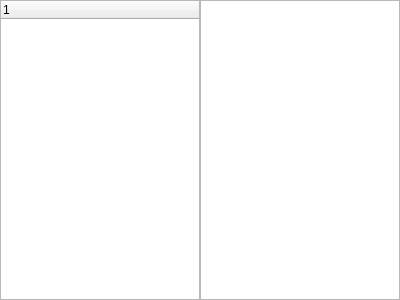
<?xml version="1.0" encoding="UTF-8"?>
<ui version="4.0">
 <class>LinksForm</class>
 <widget class="QWidget" name="LinksForm">
  <property name="geometry">
   <rect>
    <x>0</x>
    <y>0</y>
    <width>400</width>
    <height>300</height>
   </rect>
  </property>
  <property name="windowTitle">
   <string>Form</string>
  </property>
  <layout class="QGridLayout" name="gridLayout" columnstretch="0,0">
   <property name="margin">
    <number>0</number>
   </property>
   <property name="spacing">
    <number>0</number>
   </property>
   <item row="0" column="1">
    <widget class="QTextBrowser" name="textBrowser">
     <property name="openExternalLinks">
      <bool>true</bool>
     </property>
    </widget>
   </item>
   <item row="0" column="0">
    <widget class="QTreeWidget" name="treeWidget">
     <column>
      <property name="text">
       <string notr="true">1</string>
      </property>
     </column>
    </widget>
   </item>
  </layout>
 </widget>
 <resources/>
 <connections/>
</ui>
